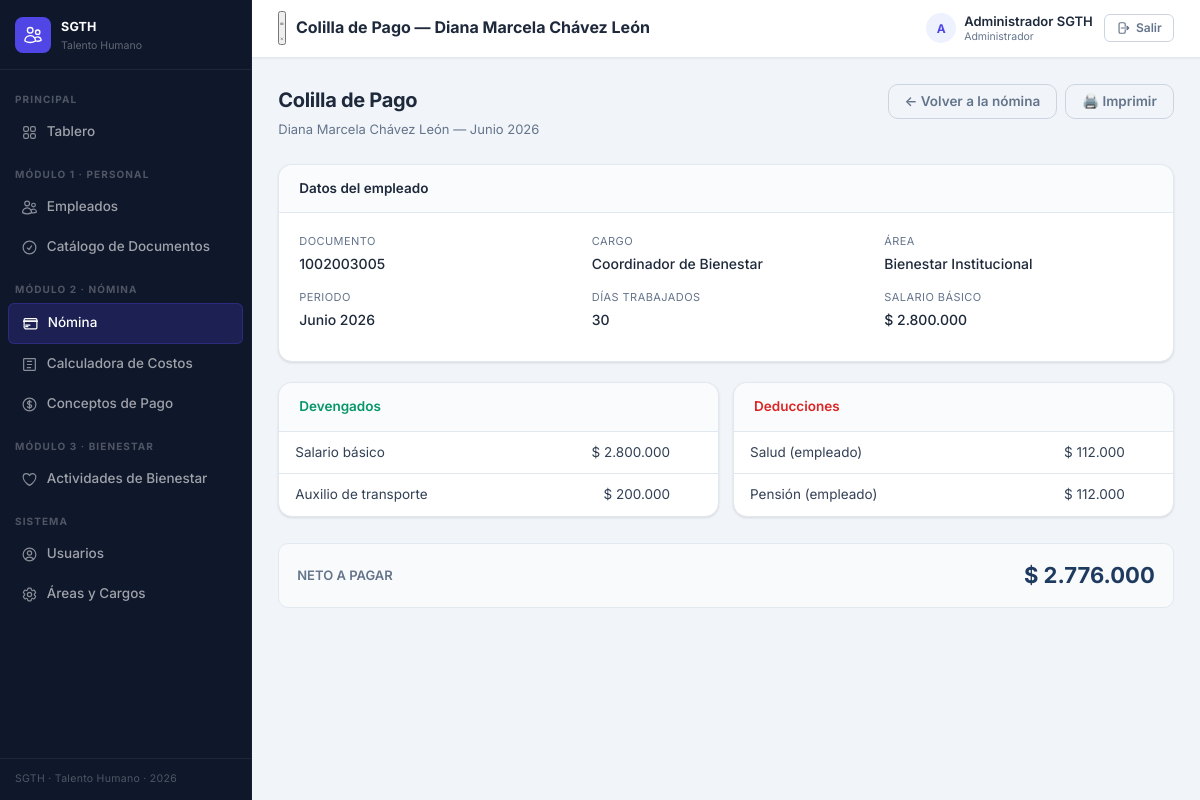
Screenshot of /public/nomina/1/detalle/5 (signed in) with the database file from the repository.
### tables this page shows
CREATE TABLE nomina_detalle (
  id                  INT AUTO_INCREMENT PRIMARY KEY,
  nomina_id           INT NOT NULL,
  empleado_id         INT NOT NULL,
  dias_trabajados     INT NOT NULL DEFAULT 30,
  salario_base        DECIMAL(12,2) NOT NULL DEFAULT 0,
  total_devengado     DECIMAL(12,2) NOT NULL DEFAULT 0,
  total_deducciones   DECIMAL(12,2) NOT NULL DEFAULT 0,
  neto_pagar          DECIMAL(12,2) NOT NULL DEFAULT 0,
  UNIQUE KEY uq_nomina_empleado (nomina_id, empleado_id),
  FOREIGN KEY (nomina_id) REFERENCES nominas(id) ON DELETE CASCADE,
  FOREIGN KEY (empleado_id) REFERENCES empleados(id) ON DELETE CASCADE
);

CREATE TABLE empleados (
  id                          INT AUTO_INCREMENT PRIMARY KEY,
  tipo_documento              ENUM('CC','CE','TI','PA') NOT NULL DEFAULT 'CC',
  numero_documento            VARCHAR(30) NOT NULL UNIQUE,
  nombres                     VARCHAR(100) NOT NULL,
  apellidos                   VARCHAR(100) NOT NULL,
  fecha_nacimiento            DATE NULL,
  genero                      ENUM('M','F','Otro') NULL,
  estado_civil                VARCHAR(30) NULL,
  direccion                   VARCHAR(200) NULL,
  telefono                    VARCHAR(30) NULL,
  email                       VARCHAR(120) NULL,
  cargo_id                    INT NULL,
  area_id                     INT NULL,
  fecha_ingreso               DATE NOT NULL,
  tipo_contrato               ENUM('termino_fijo','termino_indefinido','obra_labor','prestacion_servicios') NOT NULL DEFAULT 'termino_fijo',
  salario_base                DECIMAL(12,2) NOT NULL DEFAULT 0,
  eps                         VARCHAR(100) NULL,
  fondo_pension               VARCHAR(100) NULL,
  arl                         VARCHAR(100) NULL,
  tipo_sangre                 VARCHAR(5) NULL,
  contacto_emergencia_nombre  VARCHAR(120) NULL,
  contacto_emergencia_telefono VARCHAR(30) NULL,
  estado                      ENUM('activo','inactivo','retirado') NOT NULL DEFAULT 'activo',
  fecha_retiro                DATE NULL,
  foto_path                   VARCHAR(255) NULL,
  created_at                  TIMESTAMP DEFAULT CURRENT_TIMESTAMP,
  updated_at                  TIMESTAMP DEFAULT CURRENT_TIMESTAMP ON UPDATE CURRENT_TIMESTAMP,
  FOREIGN KEY (cargo_id) REFERENCES cargos(id) ON DELETE SET NULL,
  FOREIGN KEY (area_id) REFERENCES areas(id) ON DELETE SET NULL
);

CREATE TABLE nominas (
  id                  INT AUTO_INCREMENT PRIMARY KEY,
  periodo             VARCHAR(7) NOT NULL UNIQUE COMMENT 'Formato YYYY-MM',
  fecha_generacion    TIMESTAMP DEFAULT CURRENT_TIMESTAMP,
  fecha_pago          DATE NULL,
  estado              ENUM('borrador','pagada','anulada') NOT NULL DEFAULT 'borrador',
  generado_por        INT NULL,
  total_devengado     DECIMAL(14,2) NOT NULL DEFAULT 0,
  total_deducciones   DECIMAL(14,2) NOT NULL DEFAULT 0,
  total_neto          DECIMAL(14,2) NOT NULL DEFAULT 0
);

CREATE TABLE cargos (
  id                      INT AUTO_INCREMENT PRIMARY KEY,
  nombre                  VARCHAR(120) NOT NULL,
  area_id                 INT NULL,
  salario_base_sugerido   DECIMAL(12,2) NULL,
  created_at              TIMESTAMP DEFAULT CURRENT_TIMESTAMP,
  FOREIGN KEY (area_id) REFERENCES areas(id) ON DELETE SET NULL
);

CREATE TABLE areas (
  id            INT AUTO_INCREMENT PRIMARY KEY,
  nombre        VARCHAR(120) NOT NULL,
  descripcion   VARCHAR(255) NULL,
  created_at    TIMESTAMP DEFAULT CURRENT_TIMESTAMP
);

CREATE TABLE nomina_detalle_conceptos (
  id                  INT AUTO_INCREMENT PRIMARY KEY,
  nomina_detalle_id   INT NOT NULL,
  concepto_id         INT NULL,
  nombre_concepto     VARCHAR(120) NOT NULL,
  tipo                ENUM('devengado','deduccion') NOT NULL,
  valor               DECIMAL(12,2) NOT NULL DEFAULT 0,
  FOREIGN KEY (nomina_detalle_id) REFERENCES nomina_detalle(id) ON DELETE CASCADE,
  FOREIGN KEY (concepto_id) REFERENCES conceptos_nomina(id) ON DELETE SET NULL
);

### app/controllers/NominaController.php (called while the page is built, shortened)
<?php
class NominaController {
    public function verDetalle(string $nominaId, string $detalleId): void {
        $nomina = $this->obtenerNomina($nominaId);
        $detalle = DB::fetch("
            SELECT nd.*, e.nombres, e.apellidos, e.numero_documento, e.email, c.nombre AS cargo, a.nombre AS area
            FROM nomina_detalle nd
            JOIN empleados e ON e.id = nd.empleado_id
            LEFT JOIN cargos c ON c.id = e.cargo_id
            LEFT JOIN areas  a ON a.id = e.area_id
            WHERE nd.id = ? AND nd.nomina_id = ?
        ", [$detalleId, $nominaId]);
        $conceptos = DB::fetchAll("SELECT * FROM nomina_detalle_conceptos WHERE nomina_detalle_id = ? ORDER BY tipo DESC, id", [$detalleId]);
        $catalogoConceptos = DB::fetchAll("SELECT * FROM conceptos_nomina WHERE activo = 1 ORDER BY tipo DESC, nombre");
        View::render('nomina.detalle', [
            'titulo'     => 'Colilla de Pago — ' . $detalle['nombres'] . ' ' . $detalle['apellidos'],
            'nomina'     => $nomina,
            'detalle'    => $detalle,
            'conceptos'  => $conceptos,
            'catalogo'   => $catalogoConceptos,
        ]);
    }
    private function obtenerNomina(string $id): array {
        $nomina = DB::fetch("SELECT * FROM nominas WHERE id = ?", [$id]);
        return $nomina;
    }
}

### public/index.php (called while the page is built, shortened)
<?php
require_once ROOT . '/app/helpers/DB.php';
require_once ROOT . '/app/helpers/Router.php';
require_once ROOT . '/app/helpers/View.php';
$url = $_GET['url'] ?? '';
$url = trim($url, '/');
(new Router())->dispatch($url);

### app/helpers/DB.php (called while the page is built, shortened)
<?php
class DB {
    private static ?PDO $pdo = null;
    public static function connect(): PDO {
        if (self::$pdo === null) {
            $dsn = sprintf('mysql:host=%s;dbname=%s;charset=%s', DB_HOST, DB_NAME, DB_CHARSET);
            self::$pdo = new PDO($dsn, DB_USER, DB_PASS, [
                PDO::ATTR_ERRMODE            => PDO::ERRMODE_EXCEPTION,
                PDO::ATTR_DEFAULT_FETCH_MODE => PDO::FETCH_ASSOC,
                PDO::ATTR_EMULATE_PREPARES   => false,
            ]);
        }
        return self::$pdo;
    }
    public static function query(string $sql, array $p = []): PDOStatement {
        $stmt = self::connect()->prepare($sql);
        $stmt->execute($p);
        return $stmt;
    }
    public static function fetch(string $sql, array $p = []): ?array {
        return self::query($sql, $p)->fetch() ?: null;
    }
    public static function fetchAll(string $sql, array $p = []): array {
        return self::query($sql, $p)->fetchAll();
    }
}

### app/views/nomina/detalle.php (the view, shortened to what this page needs)
<div class="page-header">
  <div>
    <div class="page-title">Colilla de Pago</div>
    <div class="page-subtitle"><?= View::e($detalle['nombres'].' '.$detalle['apellidos']) ?> — <?= View::periodoLabel($nomina['periodo']) ?></div>
  </div>
  <div class="page-actions">
    <a href="<?= APP_URL ?>/nomina/<?= $nomina['id'] ?>" class="btn btn-outline">← Volver a la nómina</a>
    <button onclick="window.print()" class="btn btn-outline">🖨️ Imprimir</button>
  </div>
</div>
<div class="card">
  <div class="card-header"><div class="card-title">Datos del empleado</div></div>
  <div class="dato-grid">
    <div class="dato-item"><div class="dato-label">Documento</div><div class="dato-valor"><?= View::e($detalle['numero_documento']) ?></div></div>
    <div class="dato-item"><div class="dato-label">Cargo</div><div class="dato-valor"><?= View::e($detalle['cargo'] ?? '—') ?></div></div>
    <div class="dato-item"><div class="dato-label">Área</div><div class="dato-valor"><?= View::e($detalle['area'] ?? '—') ?></div></div>
    <div class="dato-item"><div class="dato-label">Periodo</div><div class="dato-valor"><?= View::periodoLabel($nomina['periodo']) ?></div></div>
    <div class="dato-item"><div class="dato-label">Días trabajados</div><div class="dato-valor"><?= (int)$detalle['dias_trabajados'] ?></div></div>
    <div class="dato-item"><div class="dato-label">Salario básico</div><div class="dato-valor"><?= View::money($detalle['salario_base']) ?></div></div>
  </div>
</div>
<div class="form-row" style="align-items:start">
  <div class="card">
    <div class="card-header"><div class="card-title" style="color:var(--success)">Devengados</div></div>
    <table>
      <tbody>
        <?php $totalDev = 0; foreach ($conceptos as $c): if ($c['tipo'] !== 'devengado') continue; $totalDev += $c['valor']; ?>
        <tr>
          <td><?= View::e($c['nombre_concepto']) ?></td>
          <td style="text-align:right"><?= View::money($c['valor']) ?></td>
          <td style="width:30px">
          </td>
        </tr>
        <?php endforeach; ?>
      </tbody>
    </table>
  </div>
  <div class="card">
    <div class="card-header"><div class="card-title" style="color:var(--danger)">Deducciones</div></div>
    <table>
      <tbody>
        <?php $totalDed = 0; foreach ($conceptos as $c): if ($c['tipo'] !== 'deduccion') continue; $totalDed += $c['valor']; ?>
        <tr>
          <td><?= View::e($c['nombre_concepto']) ?></td>
          <td style="text-align:right"><?= View::money($c['valor']) ?></td>
          <td style="width:30px">
          </td>
        </tr>
        <?php endforeach; ?>
      </tbody>
    </table>
  </div>
</div>
<div class="colilla-total">
  <span class="colilla-label">NETO A PAGAR</span>
  <span class="colilla-valor"><?= View::money($detalle['neto_pagar']) ?></span>
</div>

### app/helpers/Router.php (shortened to what this page needs)
<?php
class Router {
    private array $routes = [];
    public function dispatch(string $url): void {
        $url = trim($url, '/');
        foreach ($this->routes as $pattern => [$ctrl, $met]) {
            if (preg_match($pattern, $url, $m)) {
                array_shift($m);
                $this->run($ctrl, $met, array_values($m));
                return;
            }
        }
    }
    private function run(string $ctrl, string $met, array $params): void {
        $obj = new $ctrl();
        call_user_func_array([$obj, $met], $params);
    }
}

### public/assets/css/app.css (style rules this page uses)
*,*::before,*::after { box-sizing: border-box; margin: 0; padding: 0 }
:root { --primary: #1e3a5f; --primary-h: #162d4a; --blue: #4f46e5; --blue-h: #4338ca; --blue-bg: #eef2ff; --accent: #f59e0b; --success: #059669; --success-bg: #d1fae5; --success-txt: #065f46; --warning: #d97706; --warning-bg: #fef3c7; --warning-txt: #92400e; --danger: #dc2626; --danger-bg: #fee2e2; --danger-txt: #991b1b; --info: #0284c7; --info-bg: #e0f2fe; --bg: #f1f5f9; --surface: #ffffff; --surface2: #f8fafc; --border: #e2e8f0; --border-h: #cbd5e1; --txt: #1e293b; --txt2: #334155; --muted: #64748b; --faint: #94a3b8; --sidebar-w: 252px; --topbar-h: 57px; --r-sm: 6px; --r: 10px; --r-lg: 14px; --r-xl: 18px; --sh-xs: 0 1px 2px rgba(0,0,0,.05); --sh-sm: 0 1px 3px rgba(0,0,0,.08), 0 1px 2px rgba(0,0,0,.04); --sh: 0 4px 6px -1px rgba(0,0,0,.08), 0 2px 4px -2px rgba(0,0,0,.06); --font: 'Inter', 'Segoe UI', system-ui, -apple-system, sans-serif; --tr: .18s ease; }
html { font-size: 15px; }
body { font-family: var(--font); background: var(--bg); color: var(--txt); line-height: 1.6; -webkit-font-smoothing: antialiased; overflow-x: hidden; scroll-behavior: smooth; }
button, a, [role="button"] { -webkit-tap-highlight-color: transparent; }
.page-header { display: flex; align-items: flex-start; justify-content: space-between; margin-bottom: 24px; flex-wrap: wrap; gap: 12px; }
.page-title { font-size: 20px; font-weight: 700; color: var(--txt); letter-spacing: -.3px; }
.page-subtitle { font-size: 13px; color: var(--muted); margin-top: 3px; }
.page-actions { display: flex; gap: 8px; flex-wrap: wrap; align-items: center; }
.card { background: var(--surface); border: 1px solid var(--border); border-radius: var(--r-lg); padding: 20px; box-shadow: var(--sh-sm); margin-bottom: 20px; overflow: hidden; overflow: clip; }
.card-header { display: flex; align-items: center; justify-content: space-between; margin: -20px -20px 20px; padding: 13px 20px; border-bottom: 1px solid var(--border); background: #fafbfc; border-radius: calc(var(--r-lg) - 1px) calc(var(--r-lg) - 1px) 0 0; }
.card-title { font-size: 13.5px; font-weight: 600; color: var(--txt); }
.card > table { margin: -20px -20px -20px; width: calc(100% + 40px); }
.form-row { display: grid; grid-template-columns: repeat(auto-fit, minmax(200px, 1fr)); gap: 14px; margin-bottom: 4px; }
.btn { display: inline-flex; align-items: center; gap: 6px; padding: 8px 16px; border-radius: var(--r); font-family: var(--font); font-size: 13.5px; font-weight: 600; cursor: pointer; border: none; text-decoration: none; transition: background var(--tr), box-shadow var(--tr), transform var(--tr); white-space: nowrap; line-height: 1.3; }
.btn-outline { background: transparent; border: 1.5px solid var(--border-h); color: var(--muted); box-shadow: none; }
table { width: 100%; border-collapse: collapse; font-size: 13.5px; }
td { padding: 10px 16px; border-bottom: 1px solid var(--border); color: var(--txt2); vertical-align: middle; }
tbody tr:last-child td { border-bottom: none; }
.dato-grid { display: grid; grid-template-columns: repeat(auto-fit, minmax(200px, 1fr)); gap: 14px 24px; margin: 10px 0; }
.dato-item .dato-label { font-size: 11px; color: var(--muted); text-transform: uppercase; letter-spacing: .04em; margin-bottom: 2px; }
.dato-item .dato-valor { font-size: 14px; color: var(--txt); font-weight: 500; }
.colilla-total { display: flex; justify-content: space-between; align-items: center; padding: 14px 18px; border-radius: var(--r); background: var(--surface2); border: 1px solid var(--border); margin-top: 6px; }
.colilla-total .colilla-label { font-size: 13px; color: var(--muted); font-weight: 600; }
.colilla-total .colilla-valor { font-size: 22px; font-weight: 700; color: var(--primary); }

### public/assets/css/responsive.css (style rules this page uses)
:root { --bp-xs: 480px; --bp-sm: 640px; --bp-md: 768px; --bp-lg: 1024px; --bp-xl: 1280px; }

### rows the page displays
nomina_detalle: empleado.apellidos "Diana Marcela Chávez León", empleado.numero_documento "1002003005", cargos.nombre "Coordinador de Bienestar", areas.nombre "Bienestar Institucional", dias_trabajados "30", salario_base "$ 2.800.000", neto_pagar "$ 2.776.000"
nominas: periodo "Junio 2026"
nomina_detalle_conceptos: nombre_concepto "Salario básico", valor "$ 2.800.000"
nomina_detalle_conceptos: nombre_concepto "Auxilio de transporte", valor "$ 200.000"
nomina_detalle_conceptos: nombre_concepto "Salud (empleado)", valor "$ 112.000"
nomina_detalle_conceptos: nombre_concepto "Pensión (empleado)", valor "$ 112.000"
